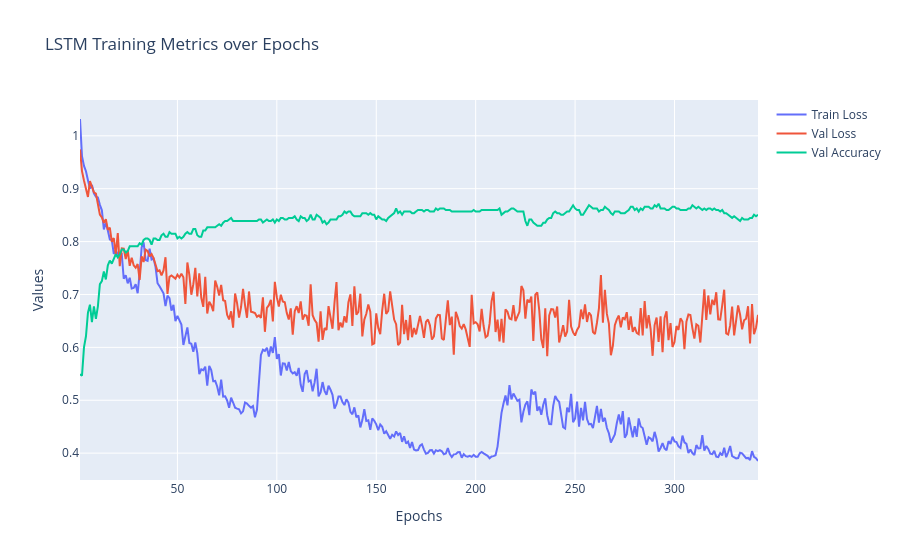

The notebook cell saved with this chart:
### Code cell
epochs = logs["epochs"]
train_loss = logs["train_loss"]
val_loss = logs["val_loss"]
val_acc = logs["val_acc"]

fig = go.Figure()
fig.add_trace(go.Scatter(x=epochs, y=train_loss, mode="lines", name="Train Loss"))
fig.add_trace(go.Scatter(x=epochs, y=val_loss, mode="lines", name="Val Loss"))
fig.add_trace(go.Scatter(x=epochs, y=val_acc, mode="lines", name="Val Accuracy"))

fig.update_layout(
    title="LSTM Training Metrics over Epochs",
    xaxis_title="Epochs",
    yaxis_title="Values",
    hovermode="x unified"
)

fig.show()

### Figure 1 — Plotly figure (JSON) as saved in the notebook; plotly's stock layout.template omitted (floating-point values rounded to 4 significant figures; data arrays with more than 128 entries replaced by an {"elided": "..."} marker saying what was removed)
{"data": [{"mode": "lines", "name": "Train Loss", "type": "scatter", "x": {"elided": "342 int values"}, "y": {"elided": "342 float values"}}, {"mode": "lines", "name": "Val Loss", "type": "scatter", "x": {"elided": "342 int values"}, "y": {"elided": "342 float values"}}, {"mode": "lines", "name": "Val Accuracy", "type": "scatter", "x": {"elided": "342 int values"}, "y": {"elided": "342 float values"}}], "layout": {"hovermode": "x unified", "title": {"text": "LSTM Training Metrics over Epochs"}, "xaxis": {"title": {"text": "Epochs"}}, "yaxis": {"title": {"text": "Values"}}}}
